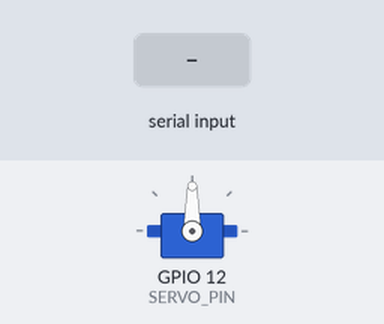
Simulated run of this sketch. Board: ESP32. On the bench: servo. The test bench sets the inputs (shaded band).

Above: at 1.2 s.
1.3 s: "1" received over the second serial link
At 1.9 s:
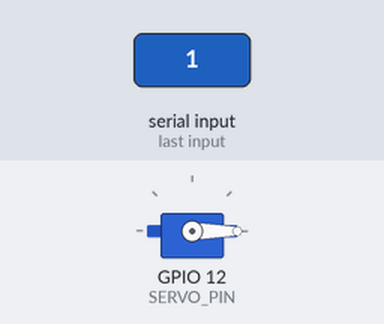
Timing chart, 0 to 4.3 s (numbered marks = the images above; inputs shaded):
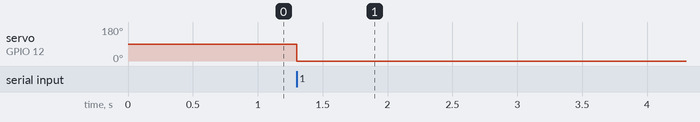

The sketch:

Servo_ans.ino
```cpp
/************************************************************
 * 目標: 使用Dabble中的Terminal模組控制馬達旋轉的角度
 *
 * 動作拆解:
 * 1. 引用伺服馬達函式庫 (<Servo.h>)
 * 2. 定義伺服馬達針腳
 * 3. 定義伺服馬達名稱 (Servo servo_name;)
 * 4. 連接伺服馬達 (.attach())
 * 5. 寫入角度 (.write())
 ************************************************************/
// 引入函式庫
#include <Servo.h>
#include <DabbleESP32.h>

// 參數
#define SERVO_PIN 12                   //定義伺服馬達針腳
Servo my_servo;                        //定義伺服馬達名稱

// 設定函式，只會執行一次
void setup(){
  my_servo.attach(SERVO_PIN);          //連接伺服馬達
  Dabble.begin("Bluetooth_Name");
}

// 迴圈函式，會不斷重複執行
void loop(){
  Dabble.processInput();
  if(Terminal.available() > 0){
    int angle = Terminal.readNumber();
    if(angle < 180){
      my_servo.write(angle);           //寫入角度給伺服馬達
    }
    Terminal.println(angle);
  }
}
```

Measured:
- after the input at 1.3 s, servo on GPIO 12 (SERVO_PIN): 90° → 0° at once
